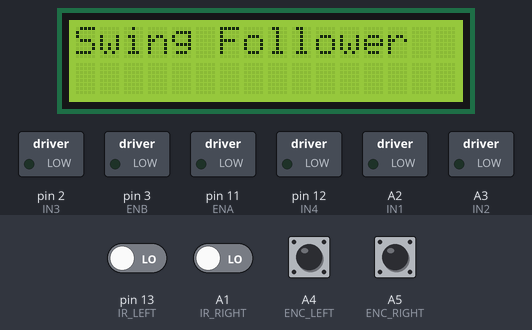
A sketch run on a simulated Arduino Uno, built with avr-gcc and run on an emulated ATmega328P. On the bench: 16×2 character LCD, switched loads named in the sketch (green lamp = pin HIGH). Inputs (shaded band) come from the test bench; at power-on: A4 (ENC_LEFT), A5 (ENC_RIGHT) HIGH, A1 (IR_RIGHT), pin 13 (IR_LEFT) LOW.

Above: at 0.1 s.
At 0.6 s:
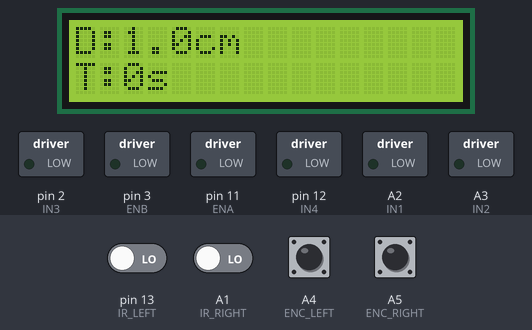

The sketch:

Swing_mode_week2.ino
```cpp
#include <LiquidCrystal.h>

LiquidCrystal lcd(8, 9, 4, 5, 6, 7);

// ----- Motor Pins -----
const int ENA = 11; // RIGHT motor PWM
const int IN1 = A2;
const int IN2 = A3;
const int ENB = 3;  // LEFT motor PWM
const int IN3 = 2;
const int IN4 = 12;

// ----- IR Pins -----
const int IR_LEFT = 13;
const int IR_RIGHT = A1;

// ----- Encoder Pins -----
const int ENC_LEFT = A4;
const int ENC_RIGHT = A5;

// ----- Encoder Variables -----
int leftCount = 0;
int rightCount = 0;
int lastLeftState = LOW;
int lastRightState = LOW;

// ----- Wheel Parameters -----
const float wheelDiameter = 6.5; // cm
const int pulsesPerRev = 20;

// ----- Motor Speeds -----
int forwardPWM = 150;
int swingPWM = 130;

// Timing
unsigned long startTime;
bool running = true;

void setup() {
  lcd.begin(16, 2);
  lcd.print("Swing Follower");

  pinMode(ENA, OUTPUT); pinMode(ENB, OUTPUT);
  pinMode(IN1, OUTPUT); pinMode(IN2, OUTPUT);
  pinMode(IN3, OUTPUT); pinMode(IN4, OUTPUT);

  pinMode(IR_LEFT, INPUT);
  pinMode(IR_RIGHT, INPUT);

  pinMode(ENC_LEFT, INPUT_PULLUP);
  pinMode(ENC_RIGHT, INPUT_PULLUP);

  delay(500);
  lcd.clear();
  startTime = millis();
}

void loop() {
  if (!running) return;

  // ----- Read IR sensors -----
  int L = digitalRead(IR_LEFT);
  int R = digitalRead(IR_RIGHT);

  // ----- Read Encoders (polling) -----
  int leftState = digitalRead(ENC_LEFT);
  int rightState = digitalRead(ENC_RIGHT);

  if (lastLeftState == LOW && leftState == HIGH) leftCount++;
  if (lastRightState == LOW && rightState == HIGH) rightCount++;

  lastLeftState = leftState;
  lastRightState = rightState;

  // ----- Calculate distance in cm -----
  float distanceLeft = (leftCount * (wheelDiameter * 3.1416) / pulsesPerRev);
  float distanceRight = (rightCount * (wheelDiameter * 3.1416) / pulsesPerRev);

  // ----- Display -----
  lcd.setCursor(0, 0);
  lcd.print("D:");
  lcd.print((distanceLeft + distanceRight)/2.0, 1);
  lcd.print("cm     ");

  lcd.setCursor(0, 1);
  lcd.print("T:");
  lcd.print((millis() - startTime)/1000);
  lcd.print("s     ");

  // ---------- Movement Logic ----------
  if (L == 1 && R == 1) {           // both white, move forward
    moveForward(forwardPWM);
  }
  else if (L == 0 && R == 1) {  // L sees black, turn L until R sees black
    while(digitalRead(IR_RIGHT) == 1) {
      dragLeft();
      readEncoders(); // update counts during drag
    }
  }
  else if (L == 1 && R == 0) {      // R sees black, turn R until L sees black
    while(digitalRead(IR_LEFT) == 1) {
      dragRight();
      readEncoders(); // update counts during drag
    }
  }
  else if (L == 0 && R == 0) {      // both black, stop
    stopMotor();
    running = false;
  }
}

// ----- Movement Functions -----
void moveForward(int pwm) {
  analogWrite(ENA, pwm); // RIGHT
  analogWrite(ENB, pwm); // LEFT
  digitalWrite(IN1, LOW);
  digitalWrite(IN2, HIGH);
  digitalWrite(IN3, LOW);
  digitalWrite(IN4, HIGH);
}

// ----- Drag / Single Motor Swing -----
void dragLeft() {
  analogWrite(ENA, swingPWM); // RIGHT motor moves
  analogWrite(ENB, 0);        // LEFT motor stops
  digitalWrite(IN1, LOW); digitalWrite(IN2, HIGH);
  digitalWrite(IN3, LOW); digitalWrite(IN4, LOW);
}

void dragRight() {
  analogWrite(ENA, 0);        // RIGHT motor stops
  analogWrite(ENB, swingPWM); // LEFT motor moves
  digitalWrite(IN1, LOW); digitalWrite(IN2, LOW);
  digitalWrite(IN3, LOW); digitalWrite(IN4, HIGH);
}

void stopMotor() {
  analogWrite(ENA, 0); analogWrite(ENB, 0);
  digitalWrite(IN1, LOW); digitalWrite(IN2, LOW);
  digitalWrite(IN3, LOW); digitalWrite(IN4, LOW);
}

// ----- Helper to update encoder counts during drag -----
void readEncoders() {
  int leftState = digitalRead(ENC_LEFT);
  int rightState = digitalRead(ENC_RIGHT);

  if (lastLeftState == LOW && leftState == HIGH) leftCount++;
  if (lastRightState == LOW && rightState == HIGH) rightCount++;

  lastLeftState = leftState;
  lastRightState = rightState;
}
```
